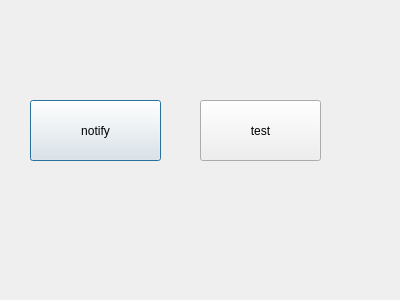
<?xml version="1.0" encoding="UTF-8"?>
<ui version="4.0">
 <class>Dialog</class>
 <widget class="QDialog" name="Dialog">
  <property name="geometry">
   <rect>
    <x>0</x>
    <y>0</y>
    <width>400</width>
    <height>300</height>
   </rect>
  </property>
  <property name="windowTitle">
   <string>Dialog</string>
  </property>
  <widget class="QPushButton" name="pushButton">
   <property name="geometry">
    <rect>
     <x>30</x>
     <y>100</y>
     <width>131</width>
     <height>61</height>
    </rect>
   </property>
   <property name="text">
    <string>notify</string>
   </property>
  </widget>
  <widget class="QPushButton" name="pushButton_test">
   <property name="geometry">
    <rect>
     <x>200</x>
     <y>100</y>
     <width>121</width>
     <height>61</height>
    </rect>
   </property>
   <property name="text">
    <string>test</string>
   </property>
  </widget>
 </widget>
 <layoutdefault spacing="6" margin="11"/>
 <resources/>
 <connections/>
</ui>
